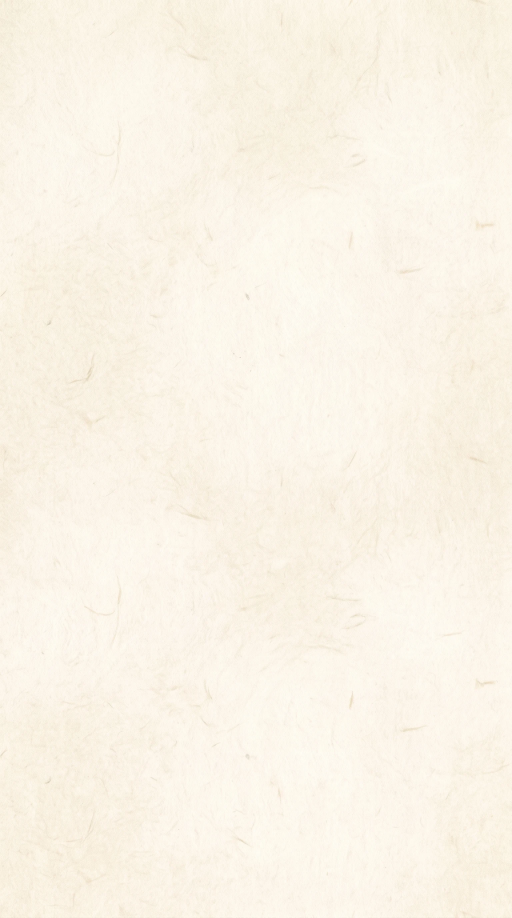
#> input picture dist/assets/fondo0.webp, 1536 x 2752 px, found by its file name (shown at 1/3 size)
$ python make_seamless.py
#> lines starting #> are read from the running program, lines starting #| are printed output that depends on the picture
"""
Hace que la textura de papel sea PERFECTAMENTE repetible en vertical.

Sin esto, con background-repeat: repeat-y aparece una linea fina cada ~896 px
(la costura mide ~3x el grano natural de la textura), que se lee como un
"corte" entre secciones.

Construccion correcta (crossfade de bucle):
  Sea L el alto original y N la banda de fundido. El alto de salida es M = L - N.
    - output[y] = source[y]                para y en [N, M)   (zona intacta)
    - output[k] = (1-t)*source[k] + t*source[M+k]   para k en [0, N), t: 1 -> 0
  Asi la ultima fila del mosaico es source[M-1] y la primera es source[M], que
  son filas ADYACENTES en el original  ->  el empalme es continuo y natural.

Uso: python3 scratch/make_seamless.py
"""
from PIL import Image
import os
import statistics as st

ORIGEN = "public/assets/fondo0.webp"
DESTINO = "public/images/bg-paper-1.jpg"
ANCHO = 893
BANDA = 160  # filas de fundido


def filas_gris(im):
    g = im.convert("L")
    w, h = g.size
    px = g.load()
    return w, h, px


def ruido_natural(im):
    """Diferencia media entre filas contiguas reales (grano propio del papel)."""
    w, h, px = filas_gris(im)
    xs = list(range(0, w, 3))
    return [
        sum(abs(px[x, y] - px[x, y + 1]) for x in xs) / len(xs)
        for y in range(0, h - 1, 23)
    ]


def salto_empalme(im):
    """Diferencia entre la ultima y la primera fila = lo que se ve en la costura."""
    w, h, px = filas_gris(im)
    xs = list(range(0, w, 3))
    vals = [abs(px[x, h - 1] - px[x, 0]) for x in xs]
    return sum(vals) / len(vals), max(vals)


def informe(etiqueta, im):
    media, mx = salto_empalme(im)
    nat = ruido_natural(im)
    peores = sum(1 for v in nat if v >= media)
    print(
        f"{etiqueta:7s} alto {im.size[1]:>5}  costura media {media:5.2f} (max {mx:>3})  "
        f"grano natural mediana {st.median(nat):4.2f} max {max(nat):4.2f}  "
        f"| filas naturales peores que la costura: {peores}/{len(nat)}"
    )
    return media, st.median(nat)


# --- 1. Base ---
src = Image.open(ORIGEN).convert("RGB")
#> src is the input picture: PIL image 1536x2752 RGB; mean R, G, B 250.7, 243.9, 230.9
alto = round(src.size[1] * ANCHO / src.size[0])
#> alto = 1600
src = src.resize((ANCHO, alto), Image.LANCZOS)
#> src: PIL image 893x1600 RGB
L = src.size[1]
#> L = 1600
print(f"textura base: {ANCHO}x{L}\n")
#| textura base: 893x1600
informe("ANTES", src)
#> in salto_empalme, `w, h, px = filas_gris(im)`: w = 893; h = 1600
#> in salto_empalme, `vals = [abs(px[x, h - 1] - px[x, 0]) for x in xs]`: vals = 298 values, max 17 at index 277, min 0 at index 11, mean 3.08
#> in informe, `media, mx = salto_empalme(im)`: media = 3.08; mx = 17
#> in ruido_natural, `w, h, px = filas_gris(im)`: w = 893; h = 1600
#> in informe, `nat = ruido_natural(im)`: nat = 70 values, max 2.07 at index 4, min 0.755 at index 54, mean 1.37
#> in informe, `peores = sum(1 for v in nat if v >= media)`: peores = 0
#| ANTES   alto  1600  costura media  3.08 (max  17)  grano natural mediana 1.36 max 2.07  | filas naturales peores que la costura: 0/70

# --- 2. Crossfade de bucle ---
M = L - BANDA
#> M = 1440
out = Image.new("RGB", (ANCHO, M))
#> out: PIL image 893x1440 RGB; every value is 0
out.paste(src.crop((0, 0, ANCHO, M)), (0, 0))  # zona intacta
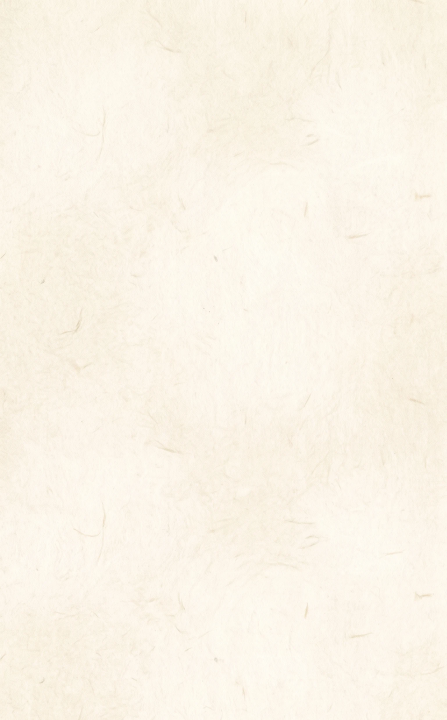
#> out: PIL image 893x1440 RGB (shown at 1/2 size); mean R, G, B 250.6, 244, 231.1
sp, op = src.load(), out.load()
for k in range(BANDA):
    t = (BANDA - 1 - k) / (BANDA - 1)  # 1 -> 0
    fila = sp[0, M + k]
    for x in range(ANCHO):
        a = sp[x, k]
        b = sp[x, M + k]
        op[x, k] = (
            round(a[0] * (1 - t) + b[0] * t),
            round(a[1] * (1 - t) + b[1] * t),
            round(a[2] * (1 - t) + b[2] * t),
        )
#> this loop made 160 passes
#> fila on passes 1 to 3: (249, 242, 226), (250, 242, 226), (253, 244, 228)
# la fila 0 debe ser exactamente source[M] para empalmar con source[M-1]
for x in range(ANCHO):
    op[x, 0] = sp[x, M]

print()
media, mediana = informe("DESPUES", out)
#| DESPUES alto  1440  costura media  1.41 (max   8)  grano natural mediana 1.28 max 2.05  | filas naturales peores que la costura: 24/63
#> mediana = 1.28
ok = media <= mediana * 1.6
#> ok = True
print("\nVEREDICTO:", "SIN COSTURA perceptible" if ok else "sigue habiendo costura")
#| VEREDICTO: SIN COSTURA perceptible

# --- 3. Guardar ---
out.save(DESTINO, "JPEG", quality=90, optimize=True, progressive=True)
print(f"guardado {DESTINO}  ({out.size[0]}x{out.size[1]}, {os.path.getsize(DESTINO)//1024} KB)")
#| guardado public/images/bg-paper-1.jpg  (893x1440, 128 KB)

$ run again, with dist/assets/fondo1.webp copied over dist/assets/fondo0.webp
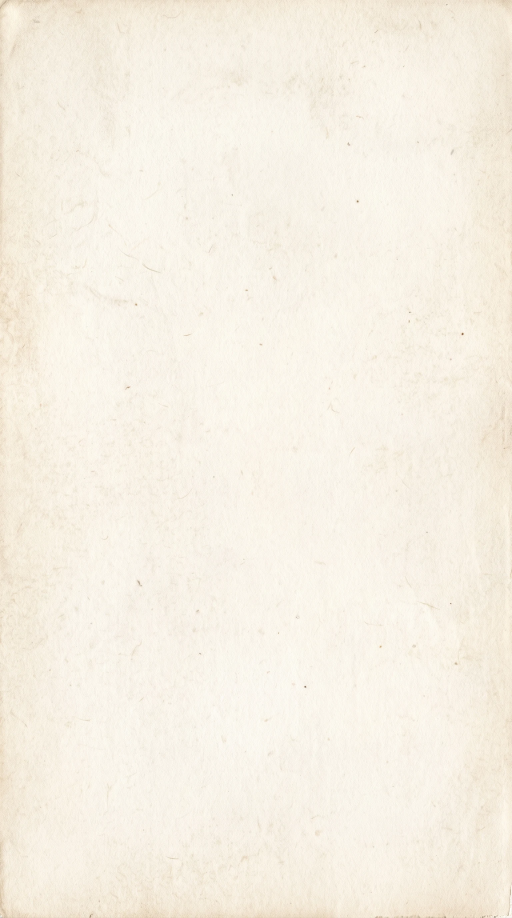
#> input picture dist/assets/fondo1.webp, 1536 x 2752 px, found by its file name (shown at 1/3 size)
#> src is the input picture: PIL image 1536x2752 RGB; mean R, G, B 247, 240.5, 228.1
#> src: PIL image 893x1600 RGB
#| textura base: 893x1600
#> in salto_empalme, `w, h, px = filas_gris(im)`: w = 893; h = 1600
#> vals = 298 values, max 64 at index 52, min 0 at index 6, mean 10.16
#> media = 10.16; mx = 64
#> in ruido_natural, `w, h, px = filas_gris(im)`: w = 893; h = 1600
#> nat = 70 values, max 3.58 at index 0, min 1.42 at index 8, mean 2.18
#> peores = 0
#| ANTES   alto  1600  costura media 10.16 (max  64)  grano natural mediana 2.15 max 3.58  | filas naturales peores que la costura: 0/70
#> M = 1440
#> `out.paste(src.crop((0, 0, ANCHO, M)), (0, 0))`:
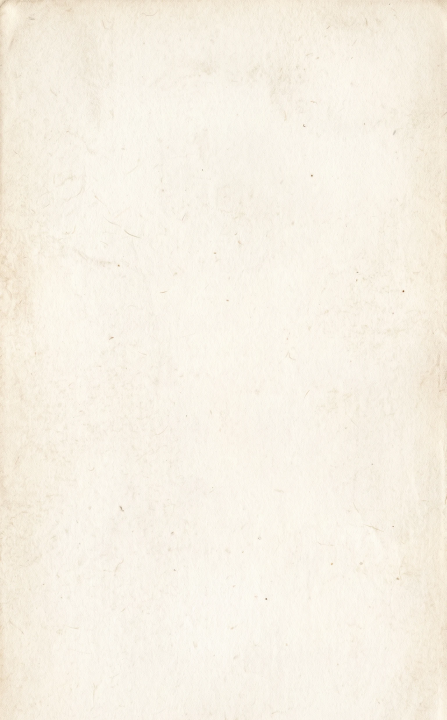
#> out: PIL image 893x1440 RGB (shown at 1/2 size); mean R, G, B 247.2, 241, 228.8
#> the loop `for k in range(BANDA):` made 160 passes
#> fila on passes 1 to 3: (238, 225, 206), (243, 230, 211), (238, 225, 207)
#> in filas_gris (call 3), `g = im.convert("L")`:
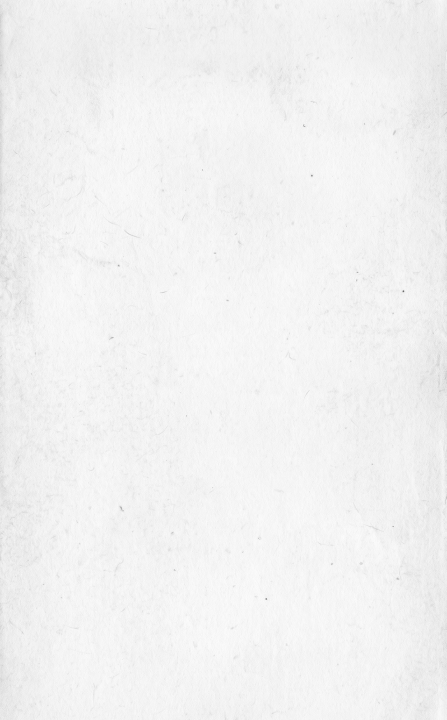
#> g: PIL image 893x1440 L (shown at 1/2 size); min 98, max 253, mean 241.6
#| DESPUES alto  1440  costura media  2.39 (max  16)  grano natural mediana 2.07 max 2.58  | filas naturales peores que la costura: 8/63
#> mediana = 2.07
#> ok = True
#| VEREDICTO: SIN COSTURA perceptible
#| guardado public/images/bg-paper-1.jpg  (893x1440, 166 KB)

$ run again, with dist/assets/fondo2.webp copied over dist/assets/fondo0.webp
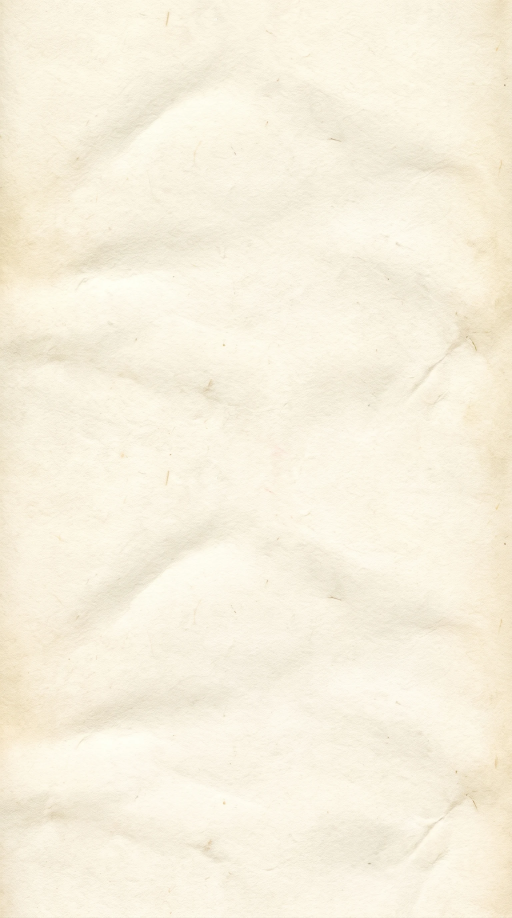
#> input picture dist/assets/fondo2.webp, 1536 x 2752 px, found by its file name (shown at 1/3 size)
#> src is the input picture: PIL image 1536x2752 RGB; mean R, G, B 247.8, 240.9, 222.6
#> src: PIL image 893x1600 RGB
#| textura base: 893x1600
#> in salto_empalme, `w, h, px = filas_gris(im)`: w = 893; h = 1600
#> vals = 298 values, max 16 at index 292, min 0 at index 18, mean 3.41
#> media = 3.41; mx = 16
#> in ruido_natural, `w, h, px = filas_gris(im)`: w = 893; h = 1600
#> nat = 70 values, max 3.71 at index 64, min 2.14 at index 57, mean 2.95
#> peores = 8
#| ANTES   alto  1600  costura media  3.41 (max  16)  grano natural mediana 2.97 max 3.71  | filas naturales peores que la costura: 8/70
#> M = 1440
#> `out.paste(src.crop((0, 0, ANCHO, M)), (0, 0))`:
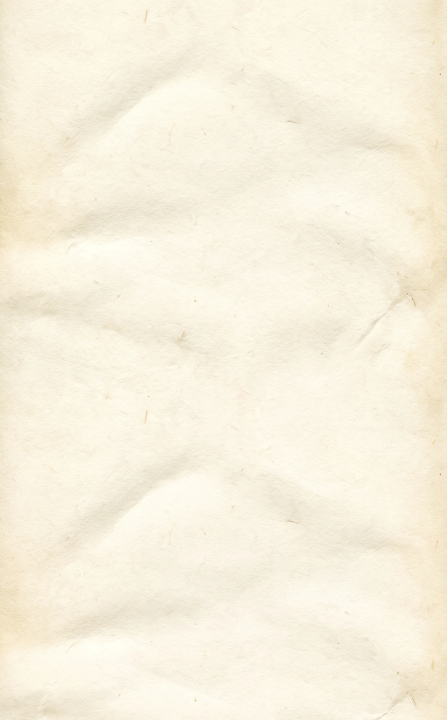
#> out: PIL image 893x1440 RGB (shown at 1/2 size); mean R, G, B 247.8, 240.9, 222.5
#> the loop `for k in range(BANDA):` made 160 passes
#> fila on passes 1 to 3: (238, 230, 210), (237, 229, 209), (238, 230, 210)
#> in filas_gris (call 3), `g = im.convert("L")`:
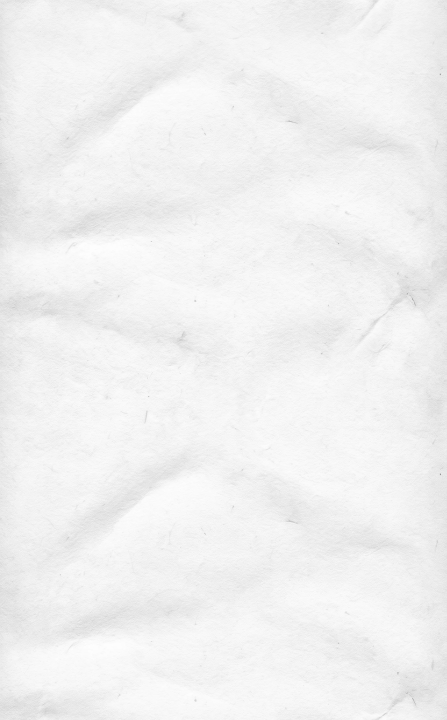
#> g: PIL image 893x1440 L (shown at 1/2 size); min 127, max 254, mean 240.8
#| DESPUES alto  1440  costura media  2.94 (max  11)  grano natural mediana 2.98 max 3.56  | filas naturales peores que la costura: 33/63
#> mediana = 2.98
#> ok = True
#| VEREDICTO: SIN COSTURA perceptible
#| guardado public/images/bg-paper-1.jpg  (893x1440, 171 KB)

$ run again, with dist/assets/fondo3.webp copied over dist/assets/fondo0.webp
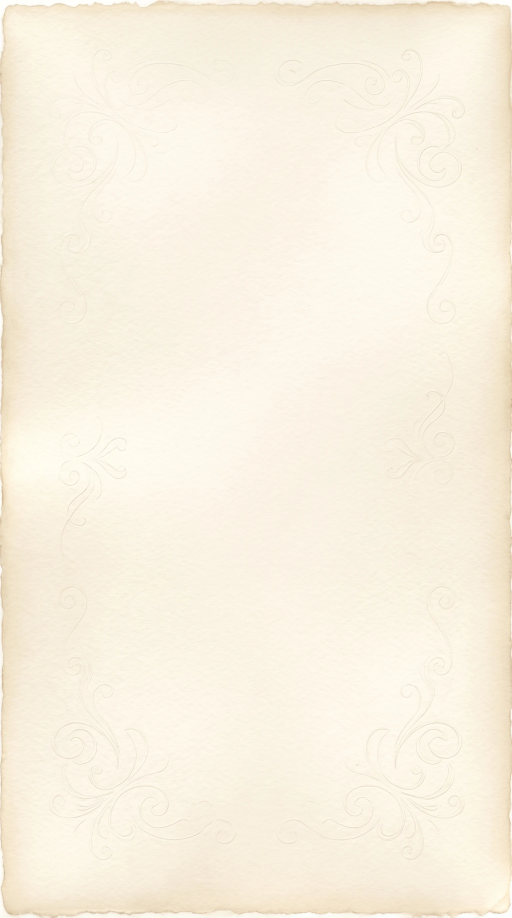
#> input picture dist/assets/fondo3.webp, 1536 x 2752 px, found by its file name (shown at 1/3 size)
#> src is the input picture: PIL image 1536x2752 RGB; mean R, G, B 249.3, 241.5, 225.2
#> src: PIL image 893x1600 RGB
#| textura base: 893x1600
#> in salto_empalme, `w, h, px = filas_gris(im)`: w = 893; h = 1600
#> vals = 298 values, max 56 at index 31, min 0 at index 108, mean 6.07
#> media = 6.07; mx = 56
#> in ruido_natural, `w, h, px = filas_gris(im)`: w = 893; h = 1600
#> nat = 70 values, max 3.08 at index 69, min 0.779 at index 17, mean 1.31
#> peores = 0
#| ANTES   alto  1600  costura media  6.07 (max  56)  grano natural mediana 1.20 max 3.08  | filas naturales peores que la costura: 0/70
#> M = 1440
#> `out.paste(src.crop((0, 0, ANCHO, M)), (0, 0))`:
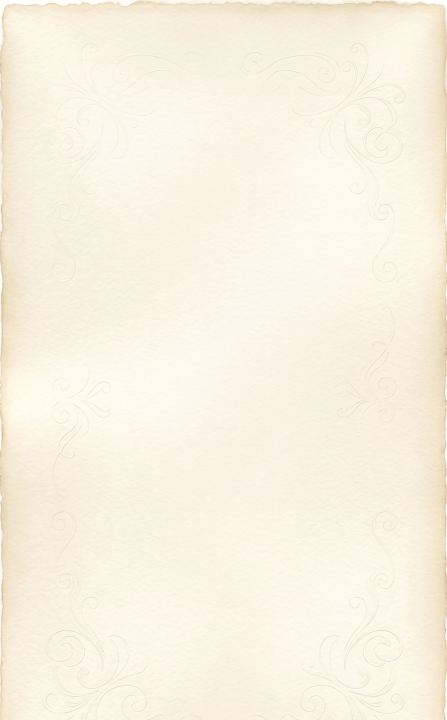
#> out: PIL image 893x1440 RGB (shown at 1/2 size); mean R, G, B 249.6, 242, 225.9
#> the loop `for k in range(BANDA):` made 160 passes
#> fila on passes 1 to 3: (244, 234, 219), (245, 235, 220), (250, 240, 225)
#> in filas_gris (call 3), `g = im.convert("L")`:
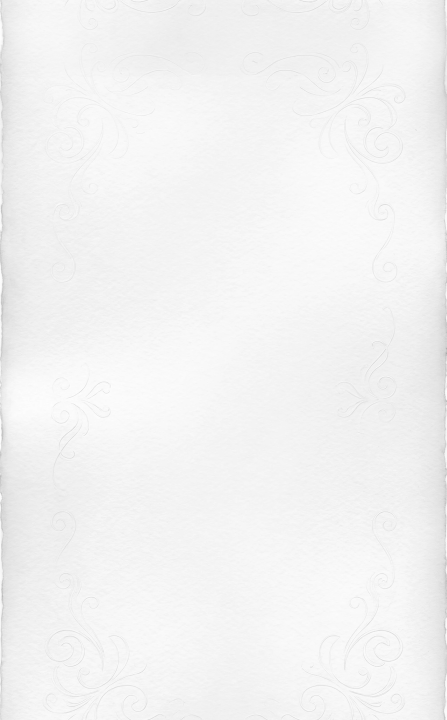
#> g: PIL image 893x1440 L (shown at 1/2 size); min 170, max 254, mean 242.5
#| DESPUES alto  1440  costura media  2.03 (max  25)  grano natural mediana 1.18 max 2.44  | filas naturales peores que la costura: 3/63
#> mediana = 1.18
#> ok = False
#| VEREDICTO: sigue habiendo costura
#| guardado public/images/bg-paper-1.jpg  (893x1440, 117 KB)
